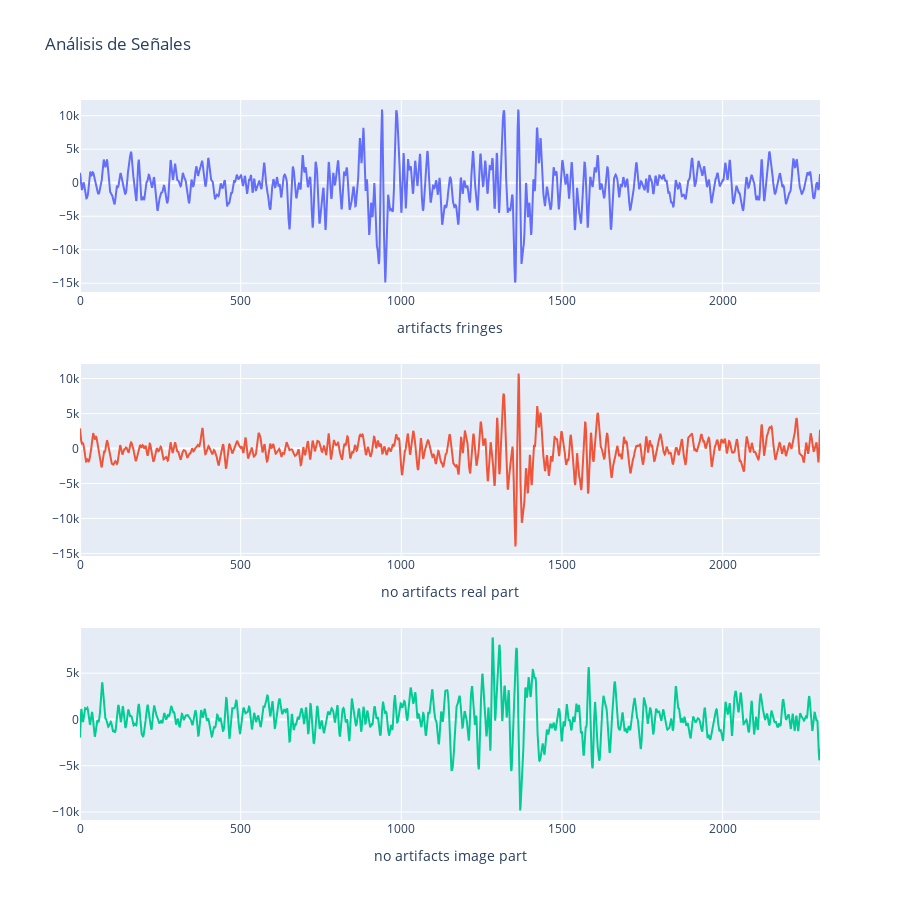

The cell this chart's notebook holds for it:
### Code cell
fig = make_subplots(rows=3, cols=1)
fig.add_trace(
    go.Scatter(y=np.real(tomcc[:,0,0]), mode='lines', name='artifacts fringes'),
    row=1, col=1
)

fig.add_trace(
    go.Scatter(y=np.real(tom[:,0,0]), mode='lines', name='no artifacts real part'),
    row=2, col=1
)
fig.add_trace(
    go.Scatter(y=np.imag(tom[:,0,0]), mode='lines', name='no artifacts image part'),
    row=3, col=1
)
fig.update_layout(
    title_text="Análisis de Señales",
    height=900,  # Ajusta la altura si es necesario
    showlegend=False
)
fig.update_xaxes(title_text="artifacts fringes", row=1, col=1)
fig.update_xaxes(title_text="no artifacts real part", row=2, col=1)
fig.update_xaxes(title_text="no artifacts image part", row=3, col=1)

fig.show()

### Figure 1 — Plotly figure (JSON) as saved in the notebook; plotly's stock layout.template omitted (floating-point values rounded to 4 significant figures; data arrays with more than 128 entries replaced by an {"elided": "..."} marker saying what was removed)
{"data": [{"mode": "lines", "name": "artifacts fringes", "type": "scatter", "xaxis": "x", "y": {"elided": "2304 float values"}, "yaxis": "y"}, {"mode": "lines", "name": "no artifacts real part", "type": "scatter", "xaxis": "x2", "y": {"elided": "2304 float values"}, "yaxis": "y2"}, {"mode": "lines", "name": "no artifacts image part", "type": "scatter", "xaxis": "x3", "y": {"elided": "2304 float values"}, "yaxis": "y3"}], "layout": {"height": 900, "showlegend": false, "title": {"text": "Análisis de Señales"}, "xaxis": {"anchor": "y", "domain": [0, 1], "title": {"text": "artifacts fringes"}}, "xaxis2": {"anchor": "y2", "domain": [0, 1], "title": {"text": "no artifacts real part"}}, "xaxis3": {"anchor": "y3", "domain": [0, 1], "title": {"text": "no artifacts image part"}}, "yaxis": {"anchor": "x", "domain": [0.7333, 1]}, "yaxis2": {"anchor": "x2", "domain": [0.3667, 0.6333]}, "yaxis3": {"anchor": "x3", "domain": [0, 0.2667]}}}
